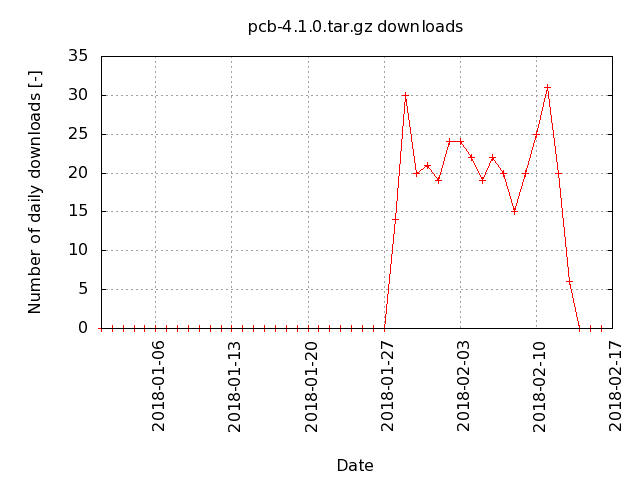

Generate this figure with gnuplot:
set term png
set output "pcb-4.1.0_daily.png"
set title "pcb-4.1.0.tar.gz downloads"
set style data linespoints
# set Y-axis
set autoscale y
set ylabel "Number of daily downloads [-]"
set grid y
# set X-axis
set xlabel "Date"
set timefmt "%Y-%m-%d"
set xdata time
set format x "%Y-%m-%d"
set xrange ["2018-01-01":]
set grid x
set xtic rotate by 90 scale 0 offset 0.5,0
# plot data
plot 'data/pcb-4.1.0_daily.data' using 1:2 title ""
# set output back to default
set output
# reset terminal type
set terminal pop
